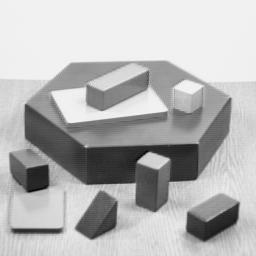
//> input picture PiSideTests/Compression/blox.jpg, 256 x 256 px, given in place of the camera
$ ./CannyDetector_demo   (built with g++ and OpenCV 4)
//> lines starting //> are read from the running program, lines starting //| are printed output that depends on the picture; after the words box and inside, x2 and y2 are one past the last pixel; in counts of white or black regions, pixels touching at a corner belong together
### PiSideTests/SingleCamThreading/sobol.h
// [19 lines of licence text are left out]

#ifndef SOBOL_H
#define SOBOL_H

#include <cassert>

namespace sobol {

struct Matrices
{
    static const unsigned num_dimensions = 1024;
    static const unsigned size = 52;
    static const unsigned matrices[];
};

// Compute one component of the Sobol'-sequence, where the component
// corresponds to the dimension parameter, and the index specifies
// the point inside the sequence. The scramble parameter can be used
// to permute elementary intervals, and might be chosen randomly to
// generate a randomized QMC sequence.
inline float sample(
    unsigned long long index,
    const unsigned dimension,
    const unsigned scramble = 0U)
{
    assert(dimension < Matrices::num_dimensions);

    unsigned result = scramble;
    for (unsigned i = dimension * Matrices::size; index; index >>= 1, ++i)
    {
        if (index & 1)
            result ^= Matrices::matrices[i];
    }

    return result * (1.f / (1ULL << 32));
}

} // namespace sobol

#endif

### PiSideTests/SingleCamThreading/CannyDetector_demo.cpp
#include "opencv2/imgproc/imgproc.hpp"
#include "opencv2/highgui/highgui.hpp"
#include "opencv2/imgcodecs.hpp"
#include "opencv2/videoio.hpp"
#include "opencv2/video/background_segm.hpp"
#include "sobol.h"
#include <stdlib.h>
#include <stdio.h>
#include <iostream>
#include <thread>
#include <vector>
#include <mutex>
#include <condition_variable>

using namespace cv;
using namespace std;

Mat tmp_frame, edge_detection;
Mat dst, flood_mask[4], mean_mask[4];
//Mat sub_dst[4];

thread t[3];
int finished = 0;
int imageReady[3] = {0,0,0};
mutex m;
condition_variable conVar;

struct SeedData
{
  Point seed;
  Scalar colour;
};

SeedData seedList0[25];
SeedData seedList1[25];
SeedData seedList2[25];
SeedData seedList3[25];

VideoCapture cap;
//Canny variables
int lowThreshold = 20;
int const max_lowThreshold = 100;
int thresh_ratio = 3;
int kernel_size = 3;
//floodFill variables
int loDiff = 0, upDiff = 0;
int connectivity = 4;
int newMaskVal = 255;
int flags = connectivity + (newMaskVal << 8) +
                FLOODFILL_FIXED_RANGE;
Rect ccomp;
//dilation variables
int dilation_type = MORPH_RECT;
int dilation_size = 1;
Mat element = getStructuringElement( dilation_type,
                                   Size( 2*dilation_size + 1, 2*dilation_size+1 ),
                                   Point( dilation_size, dilation_size ) );
//blur variables
int blur_kernel = 5;
int max_blur_kernel = 10;
//Final image saturation
int alpha = 1.2;

SeedData MakeSeedData(Point seed, Scalar colour)
{
  SeedData s;
  s.seed = seed;
  s.colour = colour;
  return s;
}

void FindColours(int corner, int offset_cols, int offset_rows, int sobolPoints)
{
  //Floodfill from quasi-random points
  //sub_dst[corner] = dst.clone();
  int k = 0;
  for (unsigned long long i = 0; i < sobolPoints; ++i)
  {
    int x = offset_cols + dst.cols/2 * sobol::sample(i, 0);
    int y = offset_rows + dst.rows * sobol::sample(i, 1);
    Point seed = Point(x, y);
    if(dst.at<Vec3b>(seed)[0] == 0)
    {
      flood_mask[corner] = 0;
      floodFill(dst, flood_mask[corner], seed, (255,255,255), &ccomp, Scalar(loDiff, loDiff, loDiff),
              Scalar(upDiff, upDiff, upDiff), 4 + (255 << 8));
      for(int i=0;i<mean_mask[corner].rows;i++)
      {
        for(int j=0;j<mean_mask[corner].cols;j++)
        {
          mean_mask[corner].at<int>(i,j) = flood_mask[corner].at<int>(i+1,j+1);
        }
      }
      Scalar newVal = alpha*mean(tmp_frame,mean_mask[corner]);
      if(corner == 0) {
        //cout << seed << endl;
        seedList0[k] = MakeSeedData(seed, newVal);
        k++;
      }
      else if(corner == 1) {
        seedList1[k] = MakeSeedData(seed, newVal);
        k++;
        seedList1[k] = MakeSeedData(Point(0,0), Scalar(0,0,0));
      }
      else if(corner == 2) {
        seedList2[k] = MakeSeedData(seed, newVal);
        k++;
        seedList2[k] = MakeSeedData(Point(0,0), Scalar(0,0,0));
      }
      else if(corner == 3) {
        seedList3[k] = MakeSeedData(seed, newVal);
        k++;
      }
    }
  }
  if(corner == 0) seedList0[k] = MakeSeedData(Point(0,0), Scalar(0,0,0));
  else if(corner == 3) seedList3[k] = MakeSeedData(Point(0,0), Scalar(0,0,0));
}

void FindColoursThread(int corner, int sobolPoints)
{
  int offset_cols;
  int offset_rows;
  switch(corner) {
    case 0:
      offset_cols = 0;
      offset_rows = 0;
      break;
    case 1:
      offset_cols = tmp_frame.cols/2;
      offset_rows = 0;
      break;
    case 2:
      offset_cols = 0;
      offset_rows = tmp_frame.rows/2;
      break;
    case 3:
      offset_cols = tmp_frame.cols/2;
      offset_rows = tmp_frame.rows/2;
      break;
    default:
      cout << "FindColours: Unknown corner" << endl;
  }
  while(!finished)
  {
    unique_lock<mutex> lk(m);
    conVar.wait(lk, []{return imageReady[0];});
    //cout << "running" << endl;
    FindColours(corner, offset_cols, offset_rows, sobolPoints);
    imageReady[0] = 0;
    lk.unlock();
    conVar.notify_one();
  }
}


void CannyThreshold(int, void*)
{
  /// Reduce noise with kernel defined by blur_kernel
  blur( dst, dst, Size(blur_kernel,blur_kernel) );

  /// Canny detector
  Canny( dst, dst, lowThreshold, lowThreshold*thresh_ratio, kernel_size );

  /// Apply the dilation operation
  dilate( dst, dst, element );
  //erode( dst, dst, element );
  cvtColor(dst, dst, CV_GRAY2RGB);
  edge_detection = dst.clone();
  {
    lock_guard<mutex> lk(m);
    for(int i=0;i<3;i++) imageReady[i] = 1;
  }
  conVar.notify_one();
  FindColours(3, dst.cols/2, 0, 20);
  {
    unique_lock<mutex> lk(m);
    conVar.wait(lk, []{return !imageReady[0];});
  }
  // [49 lines of commented-out code are left out]
  imshow( "Edge Map", dst );
 }

int main( int argc, char** argv )
{
  cap.open(0);
  if( !cap.isOpened() )
  {
      printf("\nCan not open camera 1\n");
      cap.open(0);
      if( !cap.isOpened() )
      {
        printf("Can not open camera 0\n");
        return -1;
      }
  }
  //cap.set(CV_CAP_PROP_FRAME_WIDTH,494);
  //cap.set(CV_CAP_PROP_FRAME_HEIGHT,768);
  cap.set(CV_CAP_PROP_FPS, 10);
  int FPS = cap.get(CV_CAP_PROP_FPS);
  cout << FPS << endl;
  cap >> tmp_frame;
//> tmp_frame is the input picture: 256 rows x 256 cols, CV_8UC3; min 0, max 252, mean 182.8
  if(tmp_frame.empty())
  {
      printf("can not read data from the video source\n");
      return -1;
  }

  namedWindow( "Edge Map", 1 );
  cvMoveWindow( "Edge Map", 0, 40 );
  namedWindow("Camera", 1);
  cvMoveWindow( "Camera", tmp_frame.cols + 20, 40 );
  createTrackbar( "Min Threshold:", "Edge Map", &lowThreshold, max_lowThreshold, CannyThreshold );
  createTrackbar( "Blur Kernel Size:", "Edge Map", &blur_kernel, max_blur_kernel, 0 );

  for(int i=0;i<1;i++) t[i] = thread(FindColoursThread, i, 20);

  for(;;)
  {
    cap >> tmp_frame;
    if( tmp_frame.empty() )
        break;
    /// Create a matrix of the same type and size as src (for dst)
    for(int i=0;i<4;i++) flood_mask[i].create(tmp_frame.rows+2, tmp_frame.cols+2, CV_8UC1);
    for(int i=0;i<4;i++) mean_mask[i].create(tmp_frame.size(), CV_8UC1);

    /// Convert the image to grayscale
    cvtColor( tmp_frame, dst, CV_BGR2GRAY );

    /// Show the image
    CannyThreshold(0, 0);
//> in CannyThreshold, `blur( dst, dst, Size(blur_kernel,blur_kernel) );`:
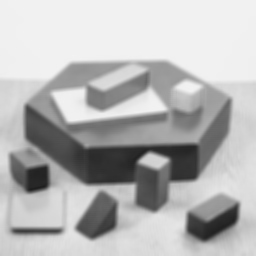
//> dst: 256 rows x 256 cols, CV_8UC1; min 30, max 242, mean 182.8
//> in CannyThreshold, `Canny( dst, dst, lowThreshold, lowThreshold*thresh_ratio, kernel_size );`:
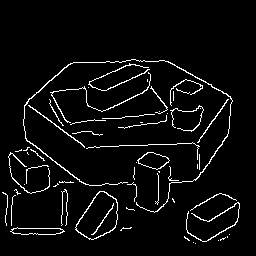
//> dst: 256 rows x 256 cols, CV_8UC1; 4.7% white in thin lines or dots, all inside (x1, y1, x2, y2) = (2, 59, 240, 244)
//> in CannyThreshold, `dilate( dst, dst, element );`:
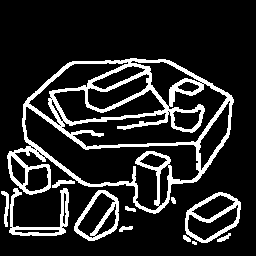
//> dst: 256 rows x 256 cols, CV_8UC1; 15.2% white; 12 white regions (1 under 20 px), largest, box (x1, y1, x2, y2) and area: (7, 58, 234, 214) 7223, (185, 192, 241, 243) 803, (9, 188, 69, 236) 763
//> in CannyThreshold, `dilate( dst, dst, element );`: element = [[1, 1, 1], [1, 1, 1], [1, 1, 1]]
//> the loop in FindColours, `for (unsigned long long i = 0; i < sobolPoints; ++i)` made 20 passes
//> (ccomp, s.colour in MakeSeedData) on pass 1: (Rect(0, 0, 256, 256), Scalar(223.4, 223.4, 223.4))
//> pass 1, in FindColours, `floodFill(dst, flood_mask[corner], seed, (255,255,255), &ccomp, Scalar..`:
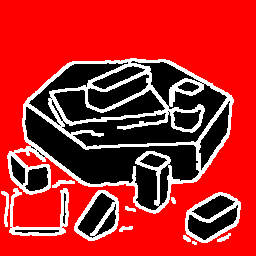
//> dst: 256 rows x 256 cols, CV_8UC3; mean R, G, B 181, 38.7, 38.7
//> after the loop in FindColours, `for (unsigned long long i = 0; i < sobolPoints; ++i)`:
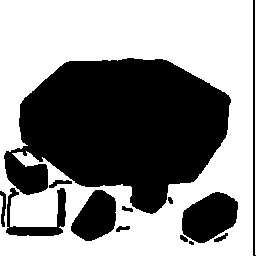
//> mean_mask[0]: 256 rows x 256 cols, CV_8UC1; min 0, max 255, mean 140.4
//> after the loop in FindColours, `for (unsigned long long i = 0; i < sobolPoints; ++i)`: mean_mask[1]: 256 rows x 256 cols, CV_8UC1; every value is 0
//> after the loop in FindColours, `for (unsigned long long i = 0; i < sobolPoints; ++i)`: seedList0 = 25 items; k = 1; seedList1 = 25 items
    imshow("Camera", tmp_frame);
    char keycode = (char)waitKey(30);
//> the Esc key is pressed
      if( keycode == 27 ){
          //imwrite("frame.jpg", dst);
          break;
        }
  }
  finished = 1;
//> (the run ends here: the time limit is reached, at `for(int i=0;i<3;i++) t[i].join();`)
